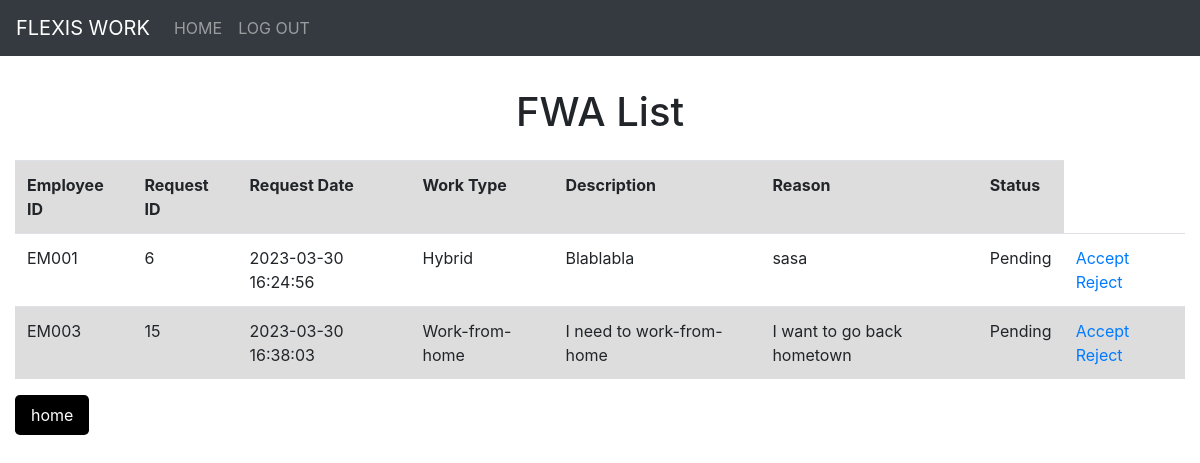
Page /reviewPage.php on the committed database.
### tables this page shows
CREATE TABLE `fwa_rquest` (
  `requestID` int(11) NOT NULL,
  `requestDate` datetime NOT NULL DEFAULT current_timestamp(),
  `workType` varchar(30) NOT NULL CHECK (`workType` in ('Flexi-hour','Work-from-home','Hybrid')),
  `description` varchar(255) NOT NULL,
  `reason` varchar(255) NOT NULL,
  `status` varchar(20) NOT NULL,
  `comment` varchar(255) DEFAULT NULL,
  `employeeID` varchar(5) NOT NULL
);

### reviewPage.php (the view, shortened to what this page needs)
<!DOCTYPE html>
<html>
    <?php include 'Component/head.php'; ?>
    <?php include 'Component/header.php'; ?>
<body>
    <h1>FWA List</h1>
    <div class="container-fluid">
        <table class="table">
        <tbody>
            <tr>
                <th scope="col">Employee ID</th>
                <th scope="col">Request ID</th>
                <th scope="col">Request Date</th>
                <th scope="col">Work Type</th>
                <th scope="col">Description</th>
                <th scope="col">Reason</th>
                <th scope="col">Status</th>
            </tr>
            <?php
            require_once('config.php');
            $sql =  "SELECT * FROM fwa_rquest WHERE Status = 'Pending';";
            $result = $conn->query($sql);
            while($row = $result -> fetch_assoc()){
                echo
                "<tr>
                    <td>".$row["employeeID"]."</td>
                    <td>".$row["requestID"]."</td>
                    <td>".$row["requestDate"]."</td>
                    <td>".$row["workType"]."</td>
                    <td>".$row["description"]."</td>
                    <td>".$row["reason"]."</td>
                    <td>".$row["status"]."</td>
                    <td>
                        <a href='acceptReq.php'>Accept</a>
                        <a href='rejectReq.php'>Reject</a>
                    </td>
                </tr>";
            }
            ?>
        </tbody>
        </table>
        <form action="reviewPage.php" method="post">
            <input type="submit" name="home" value="home">
        </div>
</body>
</html>

### style.css (style rules this page uses)
body { height: 100%; margin: 0 auto; padding: 0; display: table; }
h1 { font-size: 2.5rem; margin-top: 2rem; margin-bottom: 1.5rem; text-align: center; }
table { border-collapse: collapse; }
tr:nth-child(odd) { background-color: #ddd; }
th,td { padding: 5px 10px; }
input[type="submit"], input[type="reset"] { padding: 0.5rem 1rem; border: none; border-radius: 0.3rem; background-color: #000000; color: white; font-size: 1rem; cursor: pointer; margin-right: 1rem; }

### rows in the picture
fwa_rquest: employeeID "EM001", requestID "6", requestDate "2023-03-30 16:24:56", workType "Hybrid", description "Blablabla", reason "sasa", status "Pending"
fwa_rquest: employeeID "EM003", requestID "15", requestDate "2023-03-30 16:38:03", workType "Work-from-home", description "I need to work-from-home", reason "I want to go back hometown", status "Pending"
